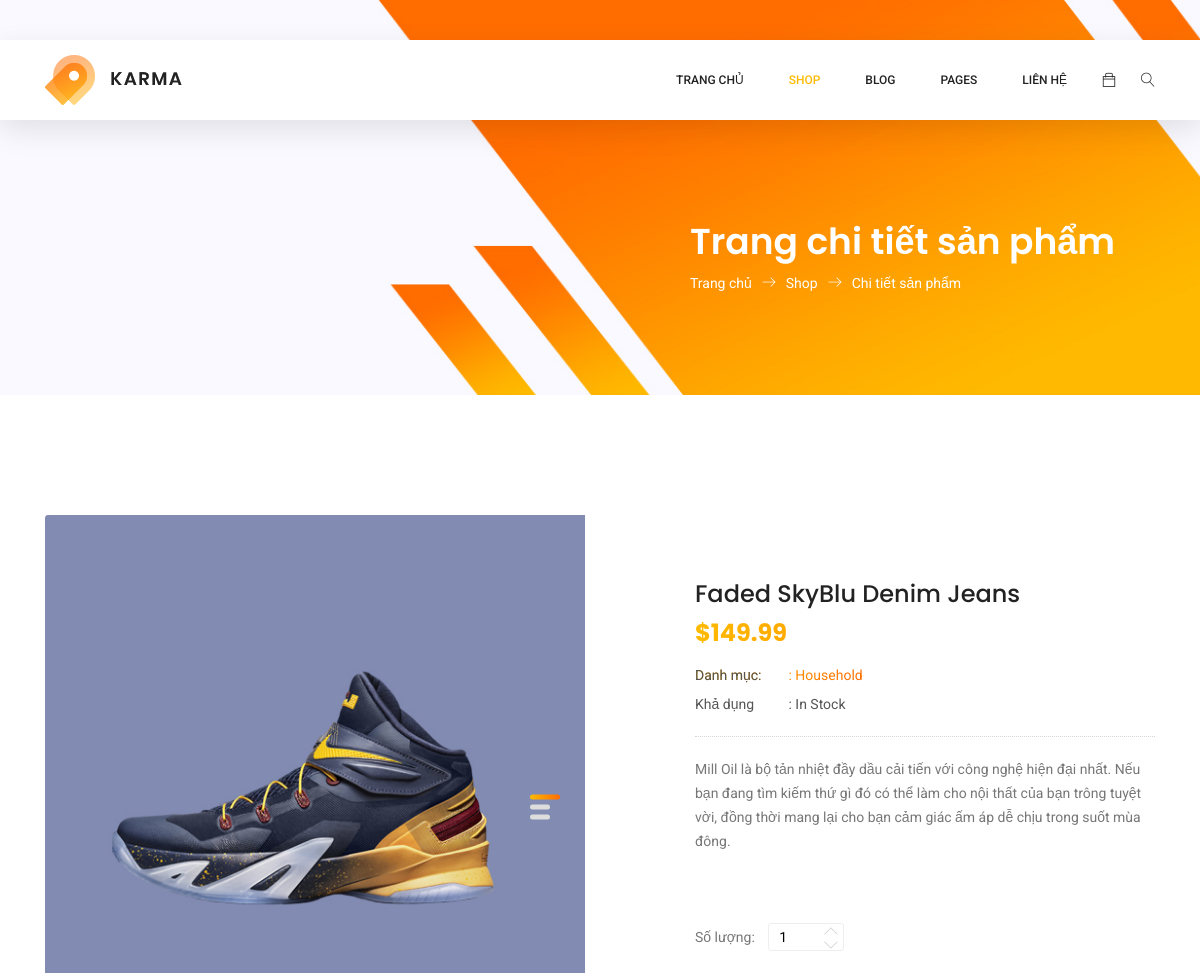
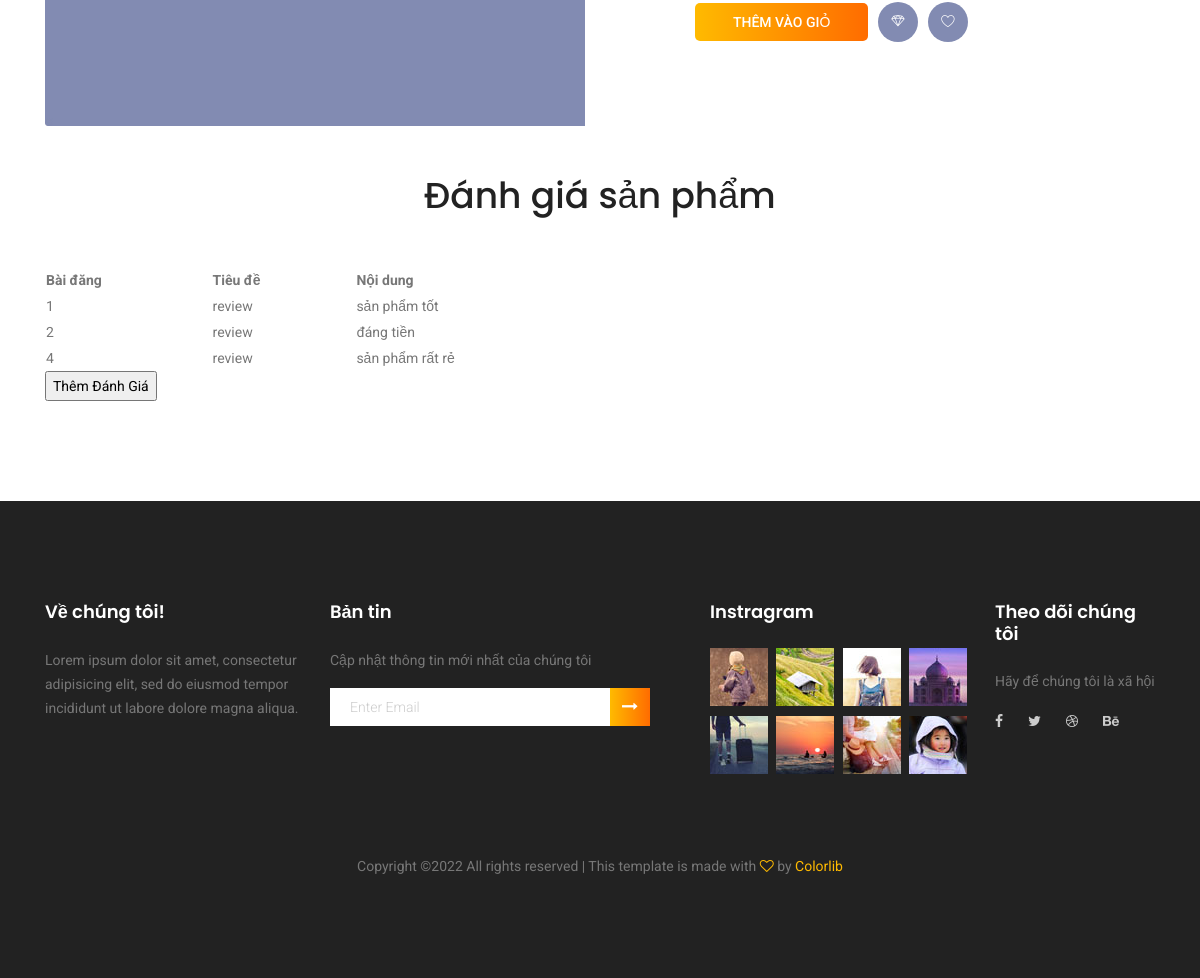
Page /single-product.php (signed in) on the committed database (2 pictures, top to bottom).
### tables this page shows
CREATE TABLE `tintuc` (
  `ID` int(11) NOT NULL,
  `tieude` varchar(255) NOT NULL,
  `noidung` varchar(255) DEFAULT NULL
);

### single-product.php (the view, shortened to what this page needs)
<?php
$link = new mysqli('localhost', 'root', '', 'shopbangiay') or die('failed');
mysqli_query($link, 'SET NAMES UTF8');
?>
<!DOCTYPE html>
<html lang="zxx" class="no-js">
<head>
	<link rel="stylesheet" href="css/linearicons.css">
	<link rel="stylesheet" href="css/font-awesome.min.css">
	<link rel="stylesheet" href="css/themify-icons.css">
	<link rel="stylesheet" href="css/bootstrap.css">
	<link rel="stylesheet" href="css/owl.carousel.css">
	<link rel="stylesheet" href="css/nice-select.css">
	<link rel="stylesheet" href="css/nouislider.min.css">
	<link rel="stylesheet" href="css/ion.rangeSlider.css" />
	<link rel="stylesheet" href="css/ion.rangeSlider.skinFlat.css" />
	<link rel="stylesheet" href="css/main.css">
</head>
<body>
	<header class="header_area sticky-header">
		<div class="main_menu">
			<nav class="navbar navbar-expand-lg navbar-light main_box">
				<div class="container">
					<a class="navbar-brand logo_h" href="index.php"><img src="img/logo.png" alt=""></a>
					<div class="collapse navbar-collapse offset" id="navbarSupportedContent">
						<ul class="nav navbar-nav menu_nav ml-auto">
							<li class="nav-item"><a class="nav-link" href="index.php">Trang chủ</a></li>
							<li class="nav-item submenu dropdown active">
								<a href="#" class="nav-link dropdown-toggle" data-toggle="dropdown" role="button" aria-haspopup="true" aria-expanded="false">Shop</a>
							</li>
							<li class="nav-item submenu dropdown">
								<a href="#" class="nav-link dropdown-toggle" data-toggle="dropdown" role="button" aria-haspopup="true" aria-expanded="false">Blog</a>
							</li>
							<li class="nav-item submenu dropdown">
								<a href="#" class="nav-link dropdown-toggle" data-toggle="dropdown" role="button" aria-haspopup="true" aria-expanded="false">Pages</a>
							</li>
							<li class="nav-item"><a class="nav-link" href="contact.php">Liên hệ</a></li>
						</ul>
						<ul class="nav navbar-nav navbar-right">
							<li class="nav-item"><a href="#" class="cart"><span class="ti-bag"></span></a></li>
							<li class="nav-item">
								<button class="search"><span class="lnr lnr-magnifier" id="search"></span></button>
							</li>
						</ul>
					</div>
				</div>
			</nav>
		</div>
	</header>
	<section class="banner-area organic-breadcrumb">
		<div class="container">
			<div class="breadcrumb-banner d-flex flex-wrap align-items-center justify-content-end">
				<div class="col-first">
					<h1>Trang chi tiết sản phẩm</h1>
					<nav class="d-flex align-items-center">
						<a href="index.php">Trang chủ<span class="lnr lnr-arrow-right"></span></a>
						<a href="#">Shop<span class="lnr lnr-arrow-right"></span></a>
						<a href="single-product.php">Chi tiết sản phẩm</a>
					</nav>
				</div>
			</div>
		</div>
	</section>
	<div class="product_image_area">
		<div class="container">
			<div class="row s_product_inner">
				<div class="col-lg-6">
					<div class="s_Product_carousel">
						<div class="single-prd-item">
							<img class="img-fluid" src="img/category/s-p1.jpg" alt="">
						</div>
					</div>
				</div>
				<div class="col-lg-5 offset-lg-1">
					<div class="s_product_text">
						<h3>Faded SkyBlu Denim Jeans</h3>
						<h2>$149.99</h2>
						<ul class="list">
							<li><a class="active" href="#"><span>Danh mục:</span> : Household</a></li>
							<li><a href="#"><span>Khả dụng</span> : In Stock</a></li>
						</ul>
						<p>Mill Oil là bộ tản nhiệt đầy dầu cải tiến với công nghệ hiện đại nhất. Nếu bạn đang tìm kiếm
							thứ gì đó có thể làm cho nội thất của bạn trông tuyệt vời, đồng thời mang lại cho bạn cảm giác ấm áp dễ chịu
							trong suốt mùa đông.</p>
						<div class="product_count">
							<label for="qty">Số lượng:</label>
							<input type="text" name="qty" id="sst" maxlength="12" value="1" title="Quantity:" class="input-text qty">
							<button onclick="var result = document.getElementById('sst'); var sst = result.value; if( !isNaN( sst )) result.value++;return false;" class="increase items-count" type="button"><i class="lnr lnr-chevron-up"></i></button>
							<button onclick="var result = document.getElementById('sst'); var sst = result.value; if( !isNaN( sst ) &amp&amp, sst > 0 ) result.value--;return false;" class="reduced items-count" type="button"><i class="lnr lnr-chevron-down"></i></button>
						</div>
						<div class="card_area d-flex align-items-center">
							<a class="primary-btn" href="./login.php">Thêm vào giỏ</a>
							<a class="icon_btn" href="#"><i class="lnr lnr lnr-diamond"></i></a>
							<a class="icon_btn" href="#"><i class="lnr lnr lnr-heart"></i></a>
						</div>
					</div>
				</div>
			</div>
		</div>
	</div>
	<section class="related-product-area section_gap_bottom mt-5">
		<div class="container">
			<div class="row justify-content-center">
				<div class="col-lg-6 text-center">
					<div class="section-title">
						<h1>Đánh giá sản phẩm</h1>
					</div>
				</div>
			</div>
			<div class="row">
				<div class="col-lg-9">
					<div class="row">
						<div class="col-lg-4 col-md-4 col-sm-6 mb-20">
							<table width="600px" padding="5px">
								<tr>
									<th>Bài đăng</th>
									<th>Tiêu đề</th>
									<th>Nội dung</th>
								</tr>
								<?php
								$query = "SELECT * FROM tintuc";
								$result = mysqli_query($link, $query);
								if (mysqli_num_rows($result) > 0) {
									while ($r = mysqli_fetch_assoc($result)) {
										$baidang = $r['ID'];
										$tieude = $r['tieude'];
										$noidung = $r['noidung'];
										echo "<tr> ";
										echo "<td>$baidang</td>";
										echo "<td>$tieude</td>";
										echo "<td>$noidung</td>";
									}
								}
								?>
							</table>
						</div>
					</div>
					<div href="single-product.php?comment=true"><input id="" type="button" value="Thêm Đánh Giá"> </div>
				</div>
			</div>
	</section>
	<footer class="footer-area section_gap">
		<div class="container">
			<div class="row">
				<div class="col-lg-3  col-md-6 col-sm-6">
					<div class="single-footer-widget">
						<h6>Về chúng tôi!</h6>
						<p>
							Lorem ipsum dolor sit amet, consectetur adipisicing elit, sed do eiusmod tempor incididunt ut labore dolore
							magna aliqua.
						</p>
					</div>
				</div>
				<div class="col-lg-4  col-md-6 col-sm-6">
					<div class="single-footer-widget">
						<h6>Bản tin</h6>
						<p>Cập nhật thông tin mới nhất của chúng tôi</p>
						<div class="" id="mc_embed_signup">
							<form target="_blank" novalidate="true" action="https://spondonit.us12.list-manage.com/subscribe/post?u=1462626880ade1ac87bd9c93a&amp;id=92a4423d01" method="get" class="form-inline">
								<div class="d-flex flex-row">
									<input class="form-control" name="EMAIL" placeholder="Enter Email" onfocus="this.placeholder = ''" onblur="this.placeholder = 'Enter Email '" required="" type="email">
									<button class="click-btn btn btn-default"><i class="fa fa-long-arrow-right" aria-hidden="true"></i></button>
								</div>
							</form>
						</div>
					</div>
				</div>
				<div class="col-lg-3  col-md-6 col-sm-6">
					<div class="single-footer-widget mail-chimp">
						<h6 class="mb-20">Instragram</h6>
						<ul class="instafeed d-flex flex-wrap">
							<li><img src="img/i1.jpg" alt=""></li>
							<li><img src="img/i2.jpg" alt=""></li>
							<li><img src="img/i3.jpg" alt=""></li>
							<li><img src="img/i4.jpg" alt=""></li>
							<li><img src="img/i5.jpg" alt=""></li>
							<li><img src="img/i6.jpg" alt=""></li>
							<li><img src="img/i7.jpg" alt=""></li>
							<li><img src="img/i8.jpg" alt=""></li>
						</ul>
					</div>
				</div>
				<div class="col-lg-2 col-md-6 col-sm-6">
					<div class="single-footer-widget">
						<h6>Theo dõi chúng tôi</h6>
						<p>Hãy để chúng tôi là xã hội</p>
						<div class="footer-social d-flex align-items-center">
							<a href="#"><i class="fa fa-facebook"></i></a>
							<a href="#"><i class="fa fa-twitter"></i></a>
							<a href="#"><i class="fa fa-dribbble"></i></a>
							<a href="#"><i class="fa fa-behance"></i></a>
						</div>
					</div>
				</div>
			</div>
			<div class="footer-bottom d-flex justify-content-center align-items-center flex-wrap">
				<p class="footer-text m-0">
					Copyright &copy; All rights reserved | This template is made with <i class="fa fa-heart-o" aria-hidden="true"></i> by <a href="https://colorlib.com" target="_blank">Colorlib</a>
				</p>
			</div>
		</div>
	</footer>
</body>
</html>

### rows in the picture
tintuc: ID "1", tieude "review", noidung "sản phẩm tốt"
tintuc: ID "2", tieude "review", noidung "đáng tiền"
tintuc: ID "4", tieude "review", noidung "sản phẩm rất rẻ"
